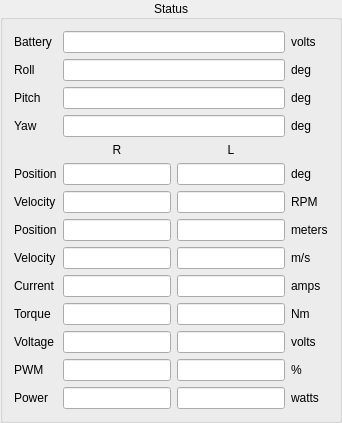
         <widget class="QGroupBox" name="statusGroupBox">
          <property name="enabled">
           <bool>true</bool>
          </property>
          <property name="sizePolicy">
           <sizepolicy hsizetype="Preferred" vsizetype="Preferred">
            <horstretch>0</horstretch>
            <verstretch>0</verstretch>
           </sizepolicy>
          </property>
          <property name="title">
           <string>Status</string>
          </property>
          <property name="alignment">
           <set>Qt::AlignCenter</set>
          </property>
          <layout class="QGridLayout" name="gridLayout">
           <item row="2" column="3">
            <widget class="QLabel" name="label_14">
             <property name="text">
              <string>deg</string>
             </property>
            </widget>
           </item>
           <item row="3" column="1" colspan="2">
            <widget class="QLineEdit" name="pitchLineEdit">
             <property name="enabled">
              <bool>true</bool>
             </property>
             <property name="sizePolicy">
              <sizepolicy hsizetype="Expanding" vsizetype="Fixed">
               <horstretch>0</horstretch>
               <verstretch>0</verstretch>
              </sizepolicy>
             </property>
             <property name="alignment">
              <set>Qt::AlignCenter</set>
             </property>
             <property name="readOnly">
              <bool>true</bool>
             </property>
            </widget>
           </item>
           <item row="4" column="3">
            <widget class="QLabel" name="label_17">
             <property name="text">
              <string>deg</string>
             </property>
            </widget>
           </item>
           <item row="0" column="0">
            <widget class="QLabel" name="label_11">
             <property name="text">
              <string>Battery</string>
             </property>
            </widget>
           </item>
           <item row="0" column="3">
            <widget class="QLabel" name="label_12">
             <property name="text">
              <string>volts</string>
             </property>
            </widget>
           </item>
           <item row="2" column="0">
            <widget class="QLabel" name="label_13">
             <property name="text">
              <string>Roll</string>
             </property>
            </widget>
           </item>
           <item row="3" column="3">
            <widget class="QLabel" name="label_16">
             <property name="text">
              <string>deg</string>
             </property>
            </widget>
           </item>
           <item row="4" column="0">
            <widget class="QLabel" name="label_18">
             <property name="text">
              <string>Yaw</string>
             </property>
            </widget>
           </item>
           <item row="3" column="0">
            <widget class="QLabel" name="label_15">
             <property name="text">
              <string>Pitch</string>
             </property>
            </widget>
           </item>
           <item row="2" column="1" colspan="2">
            <widget class="QLineEdit" name="rollLineEdit">
             <property name="enabled">
              <bool>true</bool>
             </property>
             <property name="sizePolicy">
              <sizepolicy hsizetype="Expanding" vsizetype="Fixed">
               <horstretch>0</horstretch>
               <verstretch>0</verstretch>
              </sizepolicy>
             </property>
             <property name="alignment">
              <set>Qt::AlignCenter</set>
             </property>
             <property name="readOnly">
              <bool>true</bool>
             </property>
            </widget>
           </item>
           <item row="11" column="2">
            <widget class="QLineEdit" name="lineEdit_15">
             <property name="enabled">
              <bool>true</bool>
             </property>
             <property name="sizePolicy">
              <sizepolicy hsizetype="Expanding" vsizetype="Fixed">
               <horstretch>0</horstretch>
               <verstretch>0</verstretch>
              </sizepolicy>
             </property>
             <property name="alignment">
              <set>Qt::AlignCenter</set>
             </property>
             <property name="readOnly">
              <bool>true</bool>
             </property>
            </widget>
           </item>
           <item row="8" column="1">
            <widget class="QLineEdit" name="lineEdit_14">
             <property name="enabled">
              <bool>true</bool>
             </property>
             <property name="sizePolicy">
              <sizepolicy hsizetype="Expanding" vsizetype="Fixed">
               <horstretch>0</horstretch>
               <verstretch>0</verstretch>
              </sizepolicy>
             </property>
             <property name="alignment">
              <set>Qt::AlignCenter</set>
             </property>
             <property name="readOnly">
              <bool>true</bool>
             </property>
            </widget>
           </item>
           <item row="11" column="3">
            <widget class="QLabel" name="label_34">
             <property name="text">
              <string>amps</string>
             </property>
            </widget>
           </item>
           <item row="9" column="1">
            <widget class="QLineEdit" name="lineEdit_20">
             <property name="enabled">
              <bool>true</bool>
             </property>
             <property name="sizePolicy">
              <sizepolicy hsizetype="Expanding" vsizetype="Fixed">
               <horstretch>0</horstretch>
               <verstretch>0</verstretch>
              </sizepolicy>
             </property>
             <property name="alignment">
              <set>Qt::AlignCenter</set>
             </property>
             <property name="readOnly">
              <bool>true</bool>
             </property>
            </widget>
           </item>
           <item row="14" column="1">
            <widget class="QLineEdit" name="lineEdit_16">
             <property name="enabled">
              <bool>true</bool>
             </property>
             <property name="sizePolicy">
              <sizepolicy hsizetype="Expanding" vsizetype="Fixed">
               <horstretch>0</horstretch>
               <verstretch>0</verstretch>
              </sizepolicy>
             </property>
             <property name="alignment">
              <set>Qt::AlignCenter</set>
             </property>
             <property name="readOnly">
              <bool>true</bool>
             </property>
            </widget>
           </item>
           <item row="14" column="0">
            <widget class="QLabel" name="label_35">
             <property name="text">
              <string>PWM</string>
             </property>
            </widget>
           </item>
           <item row="9" column="2">
            <widget class="QLineEdit" name="lineEdit_21">
             <property name="enabled">
              <bool>true</bool>
             </property>
             <property name="sizePolicy">
              <sizepolicy hsizetype="Expanding" vsizetype="Fixed">
               <horstretch>0</horstretch>
               <verstretch>0</verstretch>
              </sizepolicy>
             </property>
             <property name="alignment">
              <set>Qt::AlignCenter</set>
             </property>
             <property name="readOnly">
              <bool>true</bool>
             </property>
            </widget>
           </item>
           <item row="8" column="3">
            <widget class="QLabel" name="label_28">
             <property name="text">
              <string>RPM</string>
             </property>
            </widget>
           </item>
           <item row="8" column="0">
            <widget class="QLabel" name="label_27">
             <property name="text">
              <string>Velocity</string>
             </property>
            </widget>
           </item>
           <item row="6" column="1">
            <widget class="QLineEdit" name="lineEdit_13">
             <property name="enabled">
              <bool>true</bool>
             </property>
             <property name="sizePolicy">
              <sizepolicy hsizetype="Expanding" vsizetype="Fixed">
               <horstretch>0</horstretch>
               <verstretch>0</verstretch>
              </sizepolicy>
             </property>
             <property name="alignment">
              <set>Qt::AlignCenter</set>
             </property>
             <property name="readOnly">
              <bool>true</bool>
             </property>
            </widget>
           </item>
           <item row="10" column="0">
            <widget class="QLabel" name="label_41">
             <property name="text">
              <string>Velocity</string>
             </property>
            </widget>
           </item>
           <item row="11" column="1">
            <widget class="QLineEdit" name="lineEdit_10">
             <property name="enabled">
              <bool>true</bool>
             </property>
             <property name="sizePolicy">
              <sizepolicy hsizetype="Expanding" vsizetype="Fixed">
               <horstretch>0</horstretch>
               <verstretch>0</verstretch>
              </sizepolicy>
             </property>
             <property name="alignment">
              <set>Qt::AlignCenter</set>
             </property>
             <property name="readOnly">
              <bool>true</bool>
             </property>
            </widget>
           </item>
           <item row="5" column="2">
            <widget class="QLabel" name="label_30">
             <property name="text">
              <string>L</string>
             </property>
             <property name="alignment">
              <set>Qt::AlignBottom|Qt::AlignHCenter</set>
             </property>
            </widget>
           </item>
           <item row="11" column="0">
            <widget class="QLabel" name="label_33">
             <property name="text">
              <string>Current</string>
             </property>
            </widget>
           </item>
           <item row="8" column="2">
            <widget class="QLineEdit" name="lineEdit_12">
             <property name="enabled">
              <bool>true</bool>
             </property>
             <property name="sizePolicy">
              <sizepolicy hsizetype="Expanding" vsizetype="Fixed">
               <horstretch>0</horstretch>
               <verstretch>0</verstretch>
              </sizepolicy>
             </property>
             <property name="alignment">
              <set>Qt::AlignCenter</set>
             </property>
             <property name="readOnly">
              <bool>true</bool>
             </property>
            </widget>
           </item>
           <item row="5" column="1">
            <widget class="QLabel" name="label_29">
             <property name="text">
              <string>R</string>
             </property>
             <property name="alignment">
              <set>Qt::AlignBottom|Qt::AlignHCenter</set>
             </property>
            </widget>
           </item>
           <item row="9" column="3">
            <widget class="QLabel" name="label_40">
             <property name="text">
              <string>meters</string>
             </property>
            </widget>
           </item>
           <item row="6" column="3">
            <widget class="QLabel" name="label_32">
             <property name="text">
              <string>deg</string>
             </property>
            </widget>
           </item>
           <item row="6" column="0">
            <widget class="QLabel" name="label_31">
             <property name="text">
              <string>Position</string>
             </property>
            </widget>
           </item>
           <item row="4" column="1" colspan="2">
            <widget class="QLineEdit" name="yawLineEdit">
             <property name="enabled">
              <bool>true</bool>
             </property>
             <property name="sizePolicy">
              <sizepolicy hsizetype="Expanding" vsizetype="Fixed">
               <horstretch>0</horstretch>
               <verstretch>0</verstretch>
              </sizepolicy>
             </property>
             <property name="alignment">
              <set>Qt::AlignCenter</set>
             </property>
             <property name="readOnly">
              <bool>true</bool>
             </property>
            </widget>
           </item>
           <item row="6" column="2">
            <widget class="QLineEdit" name="lineEdit_11">
             <property name="enabled">
              <bool>true</bool>
             </property>
             <property name="sizePolicy">
              <sizepolicy hsizetype="Expanding" vsizetype="Fixed">
               <horstretch>0</horstretch>
               <verstretch>0</verstretch>
              </sizepolicy>
             </property>
             <property name="alignment">
              <set>Qt::AlignCenter</set>
             </property>
             <property name="readOnly">
              <bool>true</bool>
             </property>
            </widget>
           </item>
           <item row="10" column="3">
            <widget class="QLabel" name="label_42">
             <property name="text">
              <string>m/s</string>
             </property>
            </widget>
           </item>
           <item row="14" column="3">
            <widget class="QLabel" name="label_36">
             <property name="text">
              <string>%</string>
             </property>
            </widget>
           </item>
           <item row="14" column="2">
            <widget class="QLineEdit" name="lineEdit_17">
             <property name="enabled">
              <bool>true</bool>
             </property>
             <property name="sizePolicy">
              <sizepolicy hsizetype="Expanding" vsizetype="Fixed">
               <horstretch>0</horstretch>
               <verstretch>0</verstretch>
              </sizepolicy>
             </property>
             <property name="alignment">
              <set>Qt::AlignCenter</set>
             </property>
             <property name="readOnly">
              <bool>true</bool>
             </property>
            </widget>
           </item>
           <item row="10" column="1">
            <widget class="QLineEdit" name="lineEdit_22">
             <property name="enabled">
              <bool>true</bool>
             </property>
             <property name="sizePolicy">
              <sizepolicy hsizetype="Expanding" vsizetype="Fixed">
               <horstretch>0</horstretch>
               <verstretch>0</verstretch>
              </sizepolicy>
             </property>
             <property name="alignment">
              <set>Qt::AlignCenter</set>
             </property>
             <property name="readOnly">
              <bool>true</bool>
             </property>
            </widget>
           </item>
           <item row="10" column="2">
            <widget class="QLineEdit" name="lineEdit_23">
             <property name="enabled">
              <bool>true</bool>
             </property>
             <property name="sizePolicy">
              <sizepolicy hsizetype="Expanding" vsizetype="Fixed">
               <horstretch>0</horstretch>
               <verstretch>0</verstretch>
              </sizepolicy>
             </property>
             <property name="alignment">
              <set>Qt::AlignCenter</set>
             </property>
             <property name="readOnly">
              <bool>true</bool>
             </property>
            </widget>
           </item>
           <item row="13" column="3">
            <widget class="QLabel" name="label_38">
             <property name="text">
              <string>volts</string>
             </property>
            </widget>
           </item>
           <item row="13" column="2">
            <widget class="QLineEdit" name="lineEdit_19">
             <property name="enabled">
              <bool>true</bool>
             </property>
             <property name="sizePolicy">
              <sizepolicy hsizetype="Expanding" vsizetype="Fixed">
               <horstretch>0</horstretch>
               <verstretch>0</verstretch>
              </sizepolicy>
             </property>
             <property name="alignment">
              <set>Qt::AlignCenter</set>
             </property>
             <property name="readOnly">
              <bool>true</bool>
             </property>
            </widget>
           </item>
           <item row="13" column="1">
            <widget class="QLineEdit" name="lineEdit_18">
             <property name="enabled">
              <bool>true</bool>
             </property>
             <property name="sizePolicy">
              <sizepolicy hsizetype="Expanding" vsizetype="Fixed">
               <horstretch>0</horstretch>
               <verstretch>0</verstretch>
              </sizepolicy>
             </property>
             <property name="alignment">
              <set>Qt::AlignCenter</set>
             </property>
             <property name="readOnly">
              <bool>true</bool>
             </property>
            </widget>
           </item>
           <item row="12" column="2">
            <widget class="QLineEdit" name="lineEdit_25">
             <property name="enabled">
              <bool>true</bool>
             </property>
             <property name="sizePolicy">
              <sizepolicy hsizetype="Expanding" vsizetype="Fixed">
               <horstretch>0</horstretch>
               <verstretch>0</verstretch>
              </sizepolicy>
             </property>
             <property name="alignment">
              <set>Qt::AlignCenter</set>
             </property>
             <property name="readOnly">
              <bool>true</bool>
             </property>
            </widget>
           </item>
           <item row="13" column="0">
            <widget class="QLabel" name="label_37">
             <property name="text">
              <string>Voltage</string>
             </property>
            </widget>
           </item>
           <item row="12" column="3">
            <widget class="QLabel" name="label_44">
             <property name="text">
              <string>Nm</string>
             </property>
            </widget>
           </item>
           <item row="9" column="0">
            <widget class="QLabel" name="label_39">
             <property name="text">
              <string>Position</string>
             </property>
            </widget>
           </item>
           <item row="12" column="0">
            <widget class="QLabel" name="label_43">
             <property name="text">
              <string>Torque</string>
             </property>
            </widget>
           </item>
           <item row="12" column="1">
            <widget class="QLineEdit" name="lineEdit_24">
             <property name="enabled">
              <bool>true</bool>
             </property>
             <property name="sizePolicy">
              <sizepolicy hsizetype="Expanding" vsizetype="Fixed">
               <horstretch>0</horstretch>
               <verstretch>0</verstretch>
              </sizepolicy>
             </property>
             <property name="alignment">
              <set>Qt::AlignCenter</set>
             </property>
             <property name="readOnly">
              <bool>true</bool>
             </property>
            </widget>
           </item>
           <item row="15" column="0">
            <widget class="QLabel" name="label_45">
             <property name="text">
              <string>Power</string>
             </property>
            </widget>
           </item>
           <item row="15" column="1">
            <widget class="QLineEdit" name="lineEdit_26">
             <property name="enabled">
              <bool>true</bool>
             </property>
             <property name="sizePolicy">
              <sizepolicy hsizetype="Expanding" vsizetype="Fixed">
               <horstretch>0</horstretch>
               <verstretch>0</verstretch>
              </sizepolicy>
             </property>
             <property name="alignment">
              <set>Qt::AlignCenter</set>
             </property>
             <property name="readOnly">
              <bool>true</bool>
             </property>
            </widget>
           </item>
           <item row="15" column="2">
            <widget class="QLineEdit" name="lineEdit_27">
             <property name="enabled">
              <bool>true</bool>
             </property>
             <property name="sizePolicy">
              <sizepolicy hsizetype="Expanding" vsizetype="Fixed">
               <horstretch>0</horstretch>
               <verstretch>0</verstretch>
              </sizepolicy>
             </property>
             <property name="alignment">
              <set>Qt::AlignCenter</set>
             </property>
             <property name="readOnly">
              <bool>true</bool>
             </property>
            </widget>
           </item>
           <item row="15" column="3">
            <widget class="QLabel" name="label_46">
             <property name="text">
              <string>watts</string>
             </property>
            </widget>
           </item>
           <item row="0" column="1" colspan="2">
            <widget class="QLineEdit" name="batteryLineEdit">
             <property name="enabled">
              <bool>true</bool>
             </property>
             <property name="sizePolicy">
              <sizepolicy hsizetype="Expanding" vsizetype="Fixed">
               <horstretch>0</horstretch>
               <verstretch>0</verstretch>
              </sizepolicy>
             </property>
             <property name="alignment">
              <set>Qt::AlignCenter</set>
             </property>
             <property name="readOnly">
              <bool>true</bool>
             </property>
            </widget>
           </item>
          </layout>
         </widget>
